Frame 1 (no input): blank canvas, image omitted
Frame 60 (no input): blank canvas, image omitted
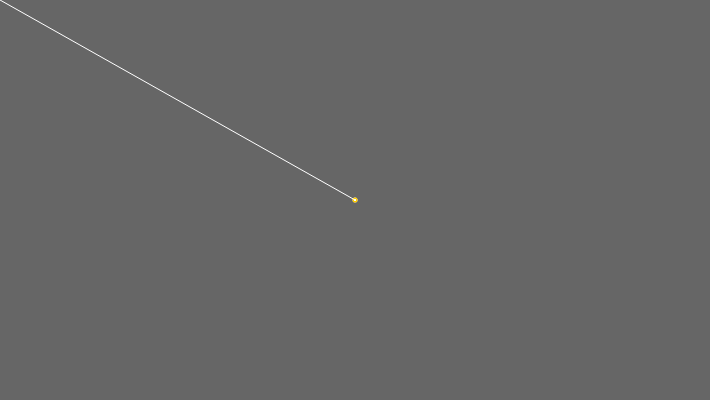
Frame 120 (the mouse pressed at the canvas centre since frame 60)

The p5.js sketch whose frames 1 and 60 were blank and that drew this single picture after the mouse press (run headless with seeded random() and noise() and a simulated clock; from frame 60 on, the mouse is pressed at the canvas centre):

// p5.js sketch
// ── sketch.js
class Node {
  constructor(x, y){
    this.position = createVector(x,y);
    fill(255);
    noStroke();
    circle(this.position.x, this.position.y, 5);
  }

  OnHoverEnter(){
    fill(255, 204, 0);
    noStroke();
    circle(this.position.x, this.position.y, 5);
  }

  OnHoverExit(){
    fill(255);
    noStroke();
    console.log("hit");
    circle(this.position.x, this.position.y, 5);
  }
}

class Knot {
  constructor(nodes){
    this.nodes = nodes;
    this.hoveredNode = null;
  }

  CheckForHoverNode(mousePos){
    var closest_dist = 20;
    var closest_indx = null;
    for (let i = 0; i< this.nodes.length; i++){
      if (mousePos.dist(this.nodes[i].position) < closest_dist){
        closest_dist = mousePos.dist(this.nodes[i].position);
        closest_indx = i;
      }
    }
    if (closest_indx != this.hoveredNode){
      if(closest_indx != null){this.nodes[closest_indx].OnHoverEnter();}

      if(this.hoveredNode != null){this.nodes[this.hoveredNode].OnHoverExit();}

      this.hoveredNode = closest_indx;
    }

  }
}

let knot = new Knot([]);

function setup() {
  createCanvas(710, 400);
  background(102);
}

function draw() {
  let mousePos = createVector(mouseX, mouseY);
  knot.CheckForHoverNode(mousePos);
  


  stroke(255);
  if (mouseIsPressed === true) {
    line(mouseX, mouseY, pmouseX, pmouseY);
  }
}

function mousePressed() {
  console.log(knot.nodes);
  append(knot.nodes, new Node(mouseX, mouseY));
}

function mouseReleased() {
  append(knot.nodes, new Node(mouseX, mouseY));
}
